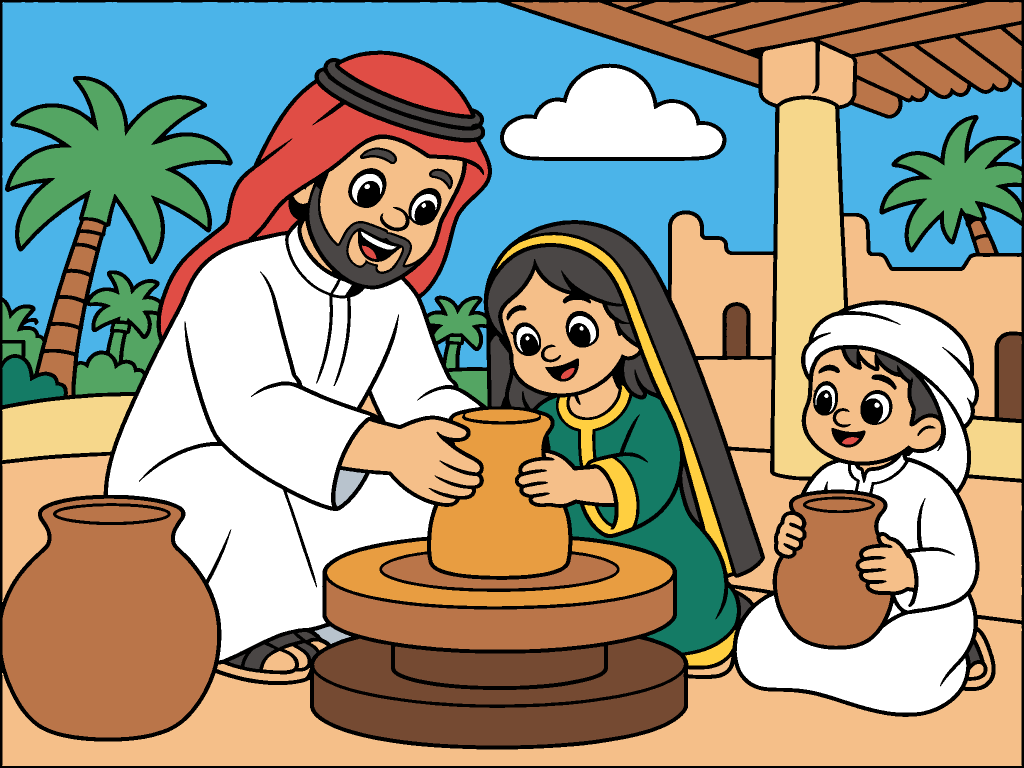
#> input picture coloring-app/Content/Regions/al-ahsa/al-ahsa-pottery/art/color.png, 2048 x 1536 px, found by its file name (shown at 1/2 size)
$ python adopt_line_art.py ../Content/Regions/al-ahsa/al-ahsa-pottery/art/color.png ../Content/Regions/al-ahsa/al-ahsa-pottery/art/line.png
#> lines starting #> are read from the running program, lines starting #| are printed output that depends on the picture; after the words box and inside, x2 and y2 are one past the last pixel; in counts of white or black regions, pixels touching at a corner belong together
### coloring-app/Scripts/import_illustration.py
#!/usr/bin/env python3
"""Turn an illustrator's line art + flat colour PNGs into the scene asset contract.

    python3 Scripts/import_illustration.py Content/Regions/<region>/<scene> [...]

Reads <scene>/art/line.png (black lines on white) and <scene>/art/color.png (the same
lines with every shape filled one flat colour), both 2048x1536, and writes next to them:

- regions.png   every closed white area of the line art as one region, a unique RGB each (a shape
                closed but for a crack in the lines is closed; a shape big enough to see is never part
                of a neighbour across a line); 0xFFFFFF (paper: stays white, never coloured) for light
                shapes too small to see, for eye whites and for eye highlights, 0x000000 for the lines
                and for dark shapes too small or filled black in color.png
- palette.json  each region's colour = the most common colour inside it in color.png
- outline.png   the line art, with the 0x000000 shapes burned in black
- preview.png   1024x768 coloured preview

It also points the scene's `outline` asset in region.json at outline.png. A scene with
art/ is built from it; its scene.py (the placeholder sketch) is ignored. Needs Pillow + numpy.
Exits non-zero when a file is missing or the wrong size; rule breaks (gaps, tiny shapes,
too many regions or colours) are printed as WARN so the art can go back to the illustrator.
"""
import json
import sys
from pathlib import Path

import numpy as np
from PIL import Image

sys.path.insert(0, str(Path(__file__).resolve().parent))
from scene_kit import H, MAX_COLOURS, MAX_REGIONS, MIN_REGION_PX, W  # noqa: E402

INK_LEVEL = 128        # line art pixels darker than this are outline
DARK_FILL = 40         # a shape filled (near) black in color.png is drawn as solid ink
MERGE_PX = 30          # a shape too small to see joins a region of its own colour this close (a bit of leaf),
DARK_SMALL = 100       # ...or else is solid ink when darker than this (hair, shoes), paper white when lighter
                       # (teeth, the shine in an eye)
GAP_PX = 6             # a crack in the lines up to 2x this wide still closes a shape: two full-size shapes joined
                       # only through one are two regions (a tower's rungs, a sleeve and its cuff)
SAME_COLOUR = 12       # colours closer than this (sum of RGB differences) are one paint (export drift)
MIXED_SHARE = 0.15     # a second colour this big inside one region means a gap in the lines,
MIXED_PX = 4 * MIN_REGION_PX  # ...as does any second colour this many px (a gap into a huge sky)
PAPER = 0xFFFFFF       # regions.png id of white the child cannot colour (same value in RegionMap.swift)
SOLID_INK = 7          # ink at least 2x this thick is a solid black area (pupil, hair, mouth), not a line
HIGHLIGHT_GAP = 4      # a white gap up to 2x this wide cut into solid black is a highlight...
HIGHLIGHT_WALL = 0.75  # ...when this share of its walls is that solid black (the rest is its mouth, if open)
OWN_PX = 300           # a small shape at least this big and painted a clear colour is a region of its own, never
                       # part of a neighbour across a line (filling one window must not fill the next)
NEAR_WHITE = 235       # ...unless it is painted (near) white: then it stays paper (teeth, eye whites)
PUPIL_CORE = (150, 2500)  # a pupil: solid black whose core (SOLID_INK px in from its edge) is this many px,
PUPIL_FILL = (0.55, 0.88) # ...roughly oval (share of its bounding box; a window or block is ~1, a mouth or hair less)
PUPIL_ASPECT = 3.0        # ...and not long and thin
EYE_MAX_PX = 3 * MIN_REGION_PX  # an eye white is at most this big (a face, sky or wall is far bigger)
EYE_SHARE = 0.12       # a shape with this share of its pixels hugging a pupil may be the white of an eye: it never
                       # joins a neighbour (that is how a face swallowed its eyes), it stays a region of its own
EYE_EDGE = 0.45        # ...and when this share of its edge is the pupil it surely is one: always paper
DIRS = ((1, 0), (-1, 0), (0, 1), (0, -1))


def label(free):
    """4-connected components of a bool image. Returns (labels, count); 0 = not free."""
    h, w = free.shape
    padded = np.zeros((h, w + 2), np.int8)
    padded[:, 1:-1] = free
    d = np.diff(padded, axis=1)
    ys, s = np.nonzero(d == 1)
    _, e = np.nonzero(d == -1)  # same row-major order as the starts
    parent = list(range(len(s)))

    def find(i):
        while parent[i] != i:
            parent[i] = parent[parent[i]]
            i = parent[i]
        return i

    row_start = np.searchsorted(ys, np.arange(h + 1))
    for y in range(1, h):
        i, i_end = row_start[y - 1], row_start[y]
        j, j_end = row_start[y], row_start[y + 1]
        while i < i_end and j < j_end:
            if s[i] < e[j] and s[j] < e[i]:
                a, b = find(i), find(j)
                if a != b:
                    parent[max(a, b)] = min(a, b)
            if e[i] < e[j]:
                i += 1
            else:
                j += 1
    roots = {}
    labels = np.zeros((h, w), np.int32)
    for k in range(len(s)):
        r = roots.setdefault(find(k), len(roots) + 1)
        labels[ys[k], s[k]:e[k]] = r
    return labels, len(roots)


def shifted(a, dy, dx, fill):
    out = np.full_like(a, fill)
    h, w = a.shape
    out[max(dy, 0):h + min(dy, 0), max(dx, 0):w + min(dx, 0)] = a[max(-dy, 0):h + min(-dy, 0), max(-dx, 0):w + min(-dx, 0)]
    return out


def grow(mask, times):
    for _ in range(times):
        mask = mask | shifted(mask, 1, 0, False) | shifted(mask, -1, 0, False) | shifted(mask, 0, 1, False) | shifted(mask, 0, -1, False)
    return mask


# [110 lines left out: functions shrink, highlights, split_at_gaps, pupils, eye_whites, not called in this run]


def hexcolour(c):
    return "#%06X" % c


def is_region(rid):
    """True for a fillable region id in regions.png: not the outline, not paper."""
    return rid != 0 and rid != PAPER


# [190 lines left out: function import_scene, not called in this run]


# [5 lines that do not run on import are left out]

### coloring-app/Scripts/adopt_line_art.py
#!/usr/bin/env python3
"""Swap a scene's line art for a redrawn version that has no colour file, keeping the scene's colours.

    python3 Scripts/adopt_line_art.py <new_line.png> Content/Regions/<region>/<scene>
    python3 Scripts/import_illustration.py Content/Regions/<region>/<scene>

The redraws trace the same composition as the scene's current art, so each closed shape of the new
line art takes the most common colour that the current art/color.png has under it (ignoring the old
lines). A frame drawn around the page is cropped off, so its line becomes the page edge, and the
result is scaled to 2048x1536. Writes art/line.png and art/color.png; check the preview after the
import, since a shape the redraw moved can pick up a neighbour's colour. Needs Pillow + numpy.
"""
import sys
from pathlib import Path

import numpy as np
from PIL import Image

sys.path.insert(0, str(Path(__file__).resolve().parent))
from import_illustration import DARK_FILL, INK_LEVEL, grow, label  # noqa: E402
from scene_kit import H, W  # noqa: E402

FRAME_SEARCH = 32  # a frame line this close to the page edge is cropped off
FRAME_FILL = 0.8   # share of a row or column that must be ink to count as the frame


def crop_frame(line):
    """Crop to the middle of a frame line drawn around the page, if there is one."""
    ink = np.asarray(line) < INK_LEVEL
    h, w = ink.shape

    def inset(profile):
        hits = np.flatnonzero(profile[:FRAME_SEARCH] > FRAME_FILL)
        return 0 if hits.size == 0 else (hits[0] + hits[-1]) // 2

    left, right = inset(ink.mean(0)), inset(ink.mean(0)[::-1])
    top, bottom = inset(ink.mean(1)), inset(ink.mean(1)[::-1])
    return line.crop((left, top, w - right, h - bottom))


def adopt(new_line, scene_dir):
    art = Path(scene_dir) / "art"
    old_rgb = np.asarray(Image.open(art / "color.png").convert("RGB")).astype(np.int64)
    old_line = np.asarray(Image.open(art / "line.png").convert("L"))
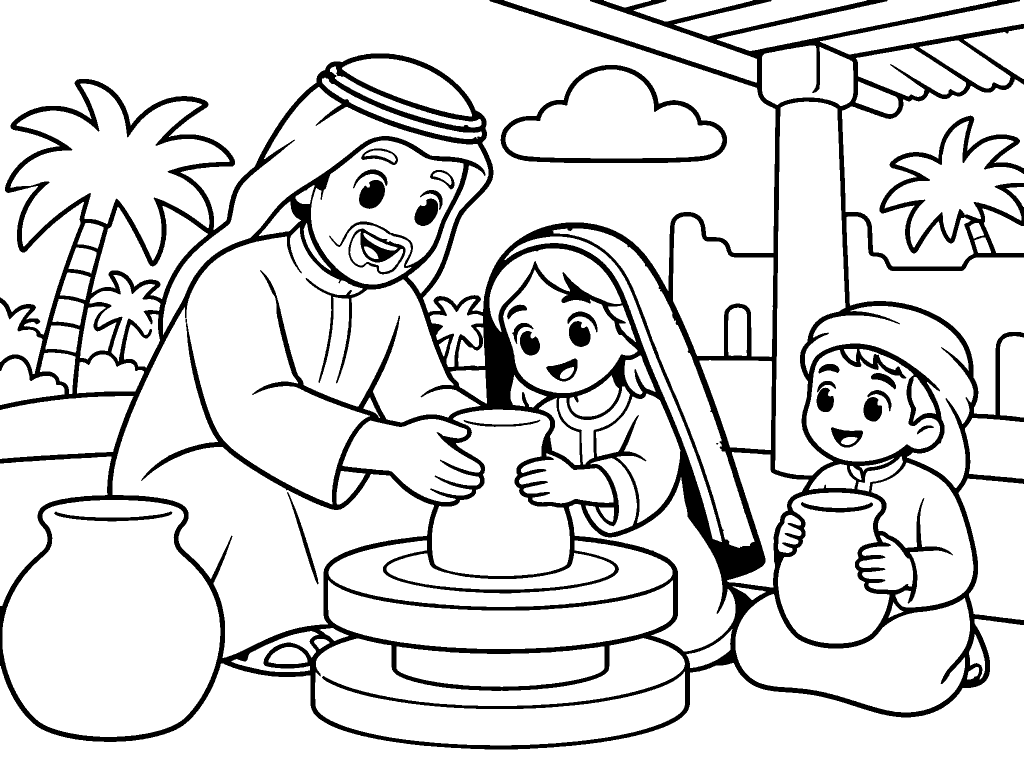
#> input picture coloring-app/Content/Regions/al-ahsa/al-ahsa-pottery/art/line.png, 2048 x 1536 px, found by its file name (shown at 1/2 size)
#> old_line: shape (1536, 2048); 86% white; 28 black regions (1 under 20 px), largest, box (x1, y1, x2, y2) and area: (0, 0, 2048, 1499) 403087, (1001, 130, 1454, 326) 10163, (697, 457, 811, 549) 3212
    old = (old_rgb[..., 0] << 16 | old_rgb[..., 1] << 8 | old_rgb[..., 2]).ravel()
    usable = (~grow(old_line < INK_LEVEL, 2) & (old_rgb.max(axis=2) >= DARK_FILL)).ravel()

    line = crop_frame(Image.open(new_line).convert("L")).resize((W, H), Image.LANCZOS)
#> in crop_frame, `ink = np.asarray(line) < INK_LEVEL`:
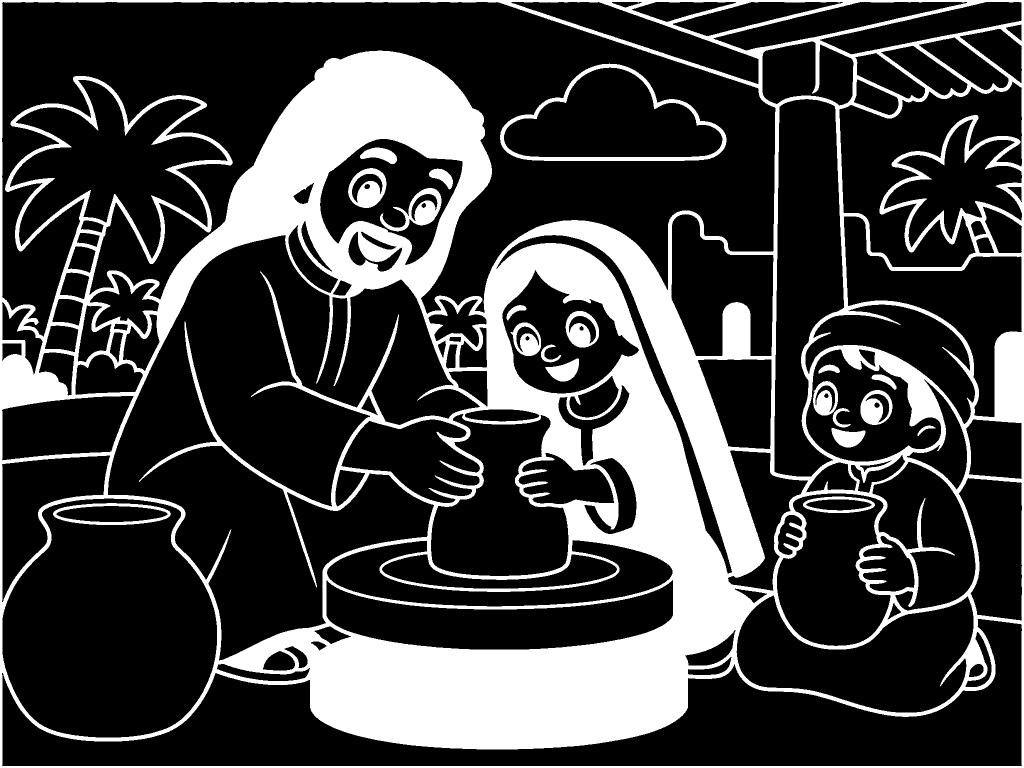
#> ink: shape (1536, 2048) bool (shown at 1/2 size); 25.7% white; 20 white regions, largest, box (x1, y1, x2, y2) and area: (0, 0, 2048, 1536) 768995, (1000, 127, 1453, 322) 8600, (760, 376, 883, 463) 3638
#> in inset, `hits = np.flatnonzero(profile[:FRAME_SEARCH] > FRAME_FILL)`: hits = [0, 1, 2, 3, 4]
#> in crop_frame, `left, right = inset(ink.mean(0)), inset(ink.mean(0)[::-1])`: left = 2
#> in crop_frame, `top, bottom = inset(ink.mean(1)), inset(ink.mean(1)[::-1])`: top = 1
    ink = np.asarray(line) < INK_LEVEL
#> ink: shape (1536, 2048) bool; 26% white; 57 white regions (37 under 20 px), largest, box (x1, y1, x2, y2) and area: (0, 0, 2048, 1536) 776635, (1000, 126, 1454, 322) 9132, (759, 375, 883, 463) 3746
    ink[:4, :] = ink[-4:, :] = True
    ink[:, :4] = ink[:, -4:] = True
#> ink: shape (1536, 2048) bool; 26.1% white; 57 white regions (37 under 20 px), largest, box (x1, y1, x2, y2) and area: (0, 0, 2048, 1536) 782182, (1000, 126, 1454, 322) 9132, (759, 375, 883, 463) 3746
    labels, n = label(~ink)
#> in label, `padded[:, 1:-1] = free`: padded: shape (1536, 2050) int8; values 0 (black) and 1 (white), 73.8% white; 57 black regions (37 under 20 px), largest, box (x1, y1, x2, y2) and area: (0, 0, 2050, 1536) 785254, (1001, 126, 1455, 322) 9132, (760, 375, 884, 463) 3746
#> in label, `d = np.diff(padded, axis=1)`:
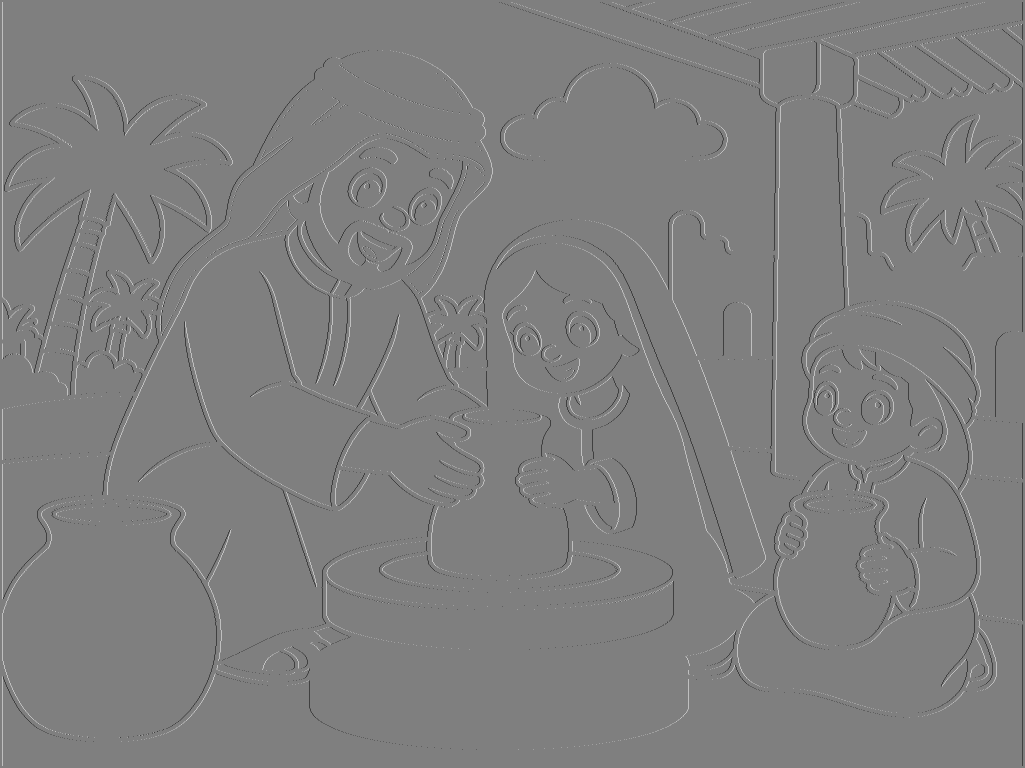
#> d: shape (1536, 2049) int8 (shown at 1/2 size); min -1, max 1, mean 0; drawn with min black and max white
#> in label, `parent = list(range(len(s)))`: parent = 25665 items
#> in label, `row_start = np.searchsorted(ys, np.arange(h + 1))`: row_start = 1537 values from 0 to 25665
#> the loop in label, `for y in range(1, h):` made 1535 passes
#> (i_end, j_end) on passes 1 to 3: (0, 0), (0, 0), (0, 0)
#> the loop in label, `for k in range(len(s)):` made 25665 passes
#> r on passes 1 to 3: 1, 2, 3
#> after the loop in label, `for k in range(len(s)):`:
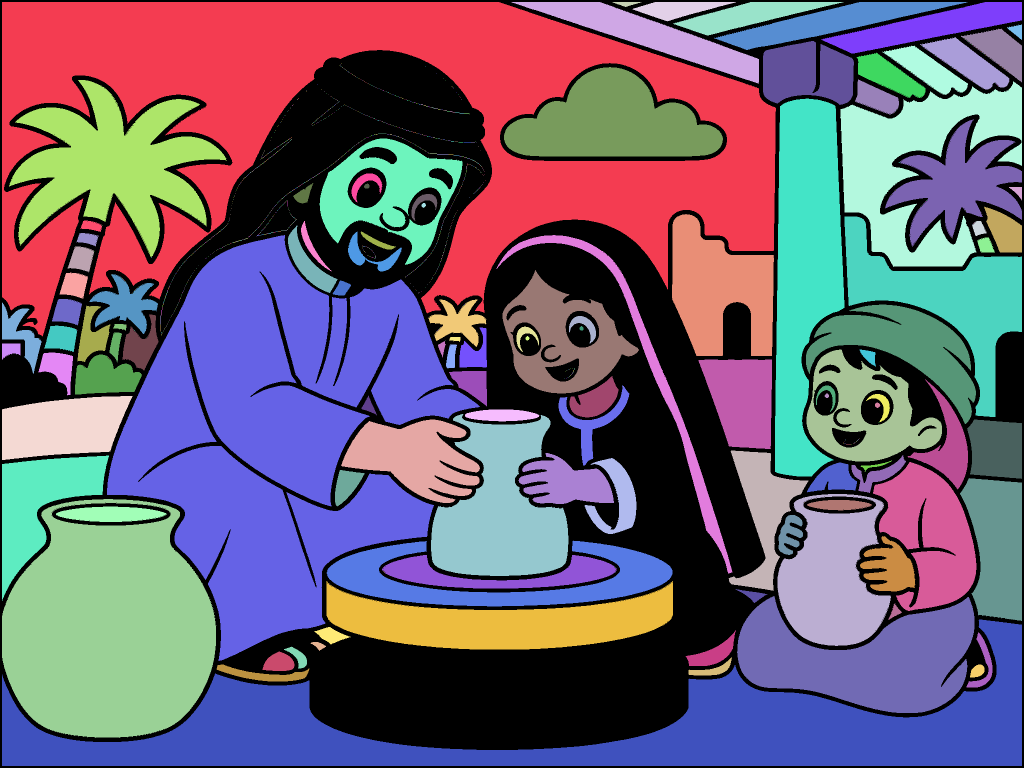
#> labels: shape (1536, 2048) int32 (shown at 1/2 size); 1670 distinct labels, from 0 to 1669; one colour per label, 0 black
#> n = 1669
    flat = labels.ravel()

    colour = np.zeros(n + 1, np.int64)
#> colour = 1670 values from 0 to 0
    counted = np.zeros(n + 1, np.int64)
#> counted = 1670 values from 0 to 0
    m = (flat > 0) & usable
    pairs, counts = np.unique(flat[m].astype(np.int64) << 24 | old[m], return_counts=True)
#> pairs = 801 values from 21738729 to 28017278857; counts = 801 values, max 397108 at index 0, min 1 at index 10, mean 2656
    for lab, col, cnt in zip((pairs >> 24).tolist(), (pairs & 0xFFFFFF).tolist(), counts.tolist()):
        if cnt > counted[lab]:
            colour[lab], counted[lab] = col, cnt
#> this loop made 801 passes
#> (lab, col, cnt) on passes 1 to 3: (1, 4961513, 397108), (2, 12219721, 19687), (3, 12219721, 285)
#> after the loop, colour = 1670 values, max 16777215 at index 58, min 0 at index 0, mean 6567528; counted = 1670 values, max 397108 at index 1, min 0 at index 0, mean 1273.9
    for lab in np.flatnonzero(counted[1:] == 0) + 1:  # only old lines under it: take what is there
        vals, cnts = np.unique(old[flat == lab], return_counts=True)
        colour[lab] = vals[cnts.argmax()]
#> this loop made 868 passes
#> (lab, vals, cnts) on passes 1 to 3: (11, [12219721], [1]), (16, [12219721], [1]), (17, [12219721], [1])
#> after the loop, colour = 1670 values, max 16777215 at index 58, min 0 at index 0, mean 10832691.8

    c = np.where(ink, 0, colour[labels])
    line.save(art / "line.png", optimize=True)
    rgb = np.stack([c >> 16, c >> 8 & 0xFF, c & 0xFF], axis=-1).astype(np.uint8)
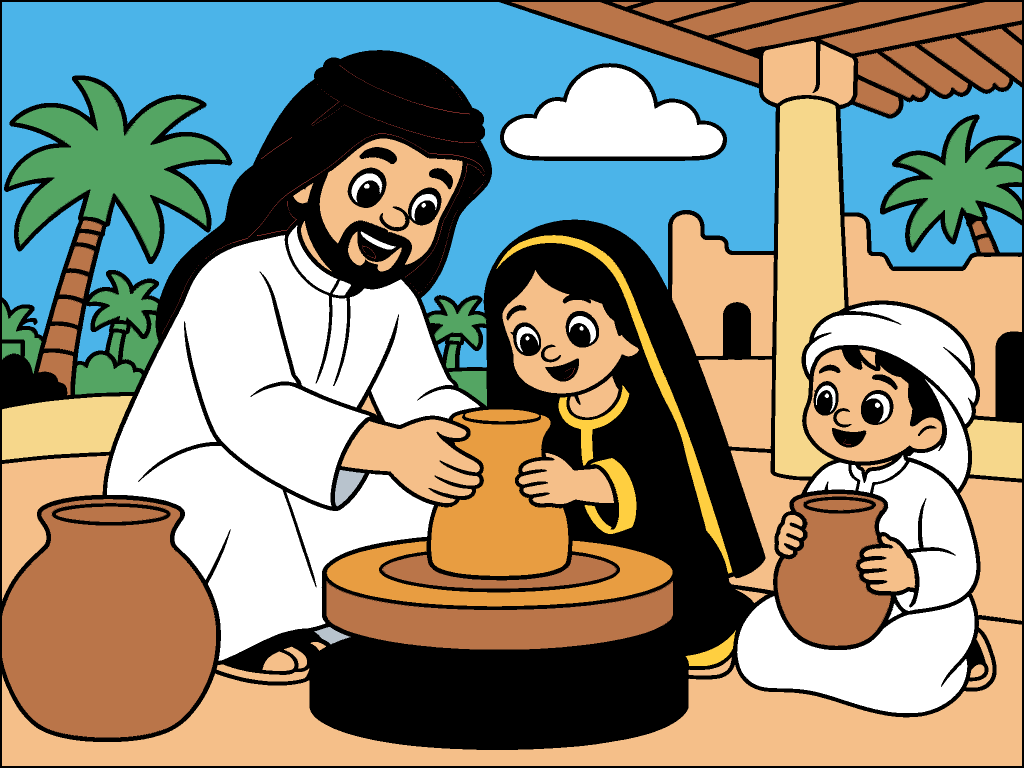
#> rgb: shape (1536, 2048, 3) (shown at 1/2 size); mean of channels 0, 1, 2 141.9, 139.7, 123.4; drawn as R, G, B
    Image.fromarray(rgb, "RGB").save(art / "color.png", optimize=True)
    print(f"{Path(scene_dir).parent.name}/{Path(scene_dir).name}: {n} shapes coloured from the old art")
#| art/line.png: 1669 shapes coloured from the old art


if __name__ == "__main__":
    if len(sys.argv) != 3:
        sys.exit(__doc__)
    adopt(sys.argv[1], sys.argv[2])
